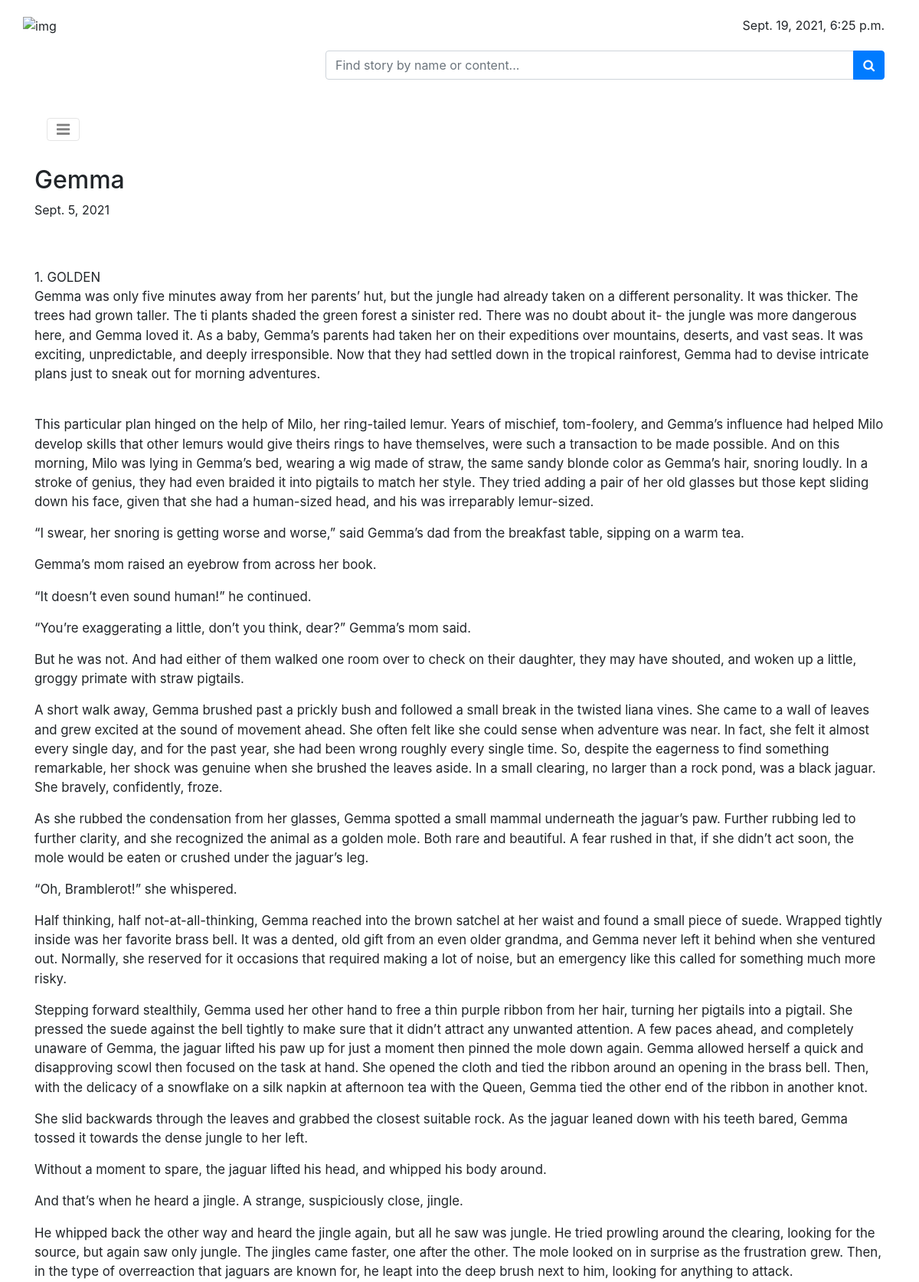
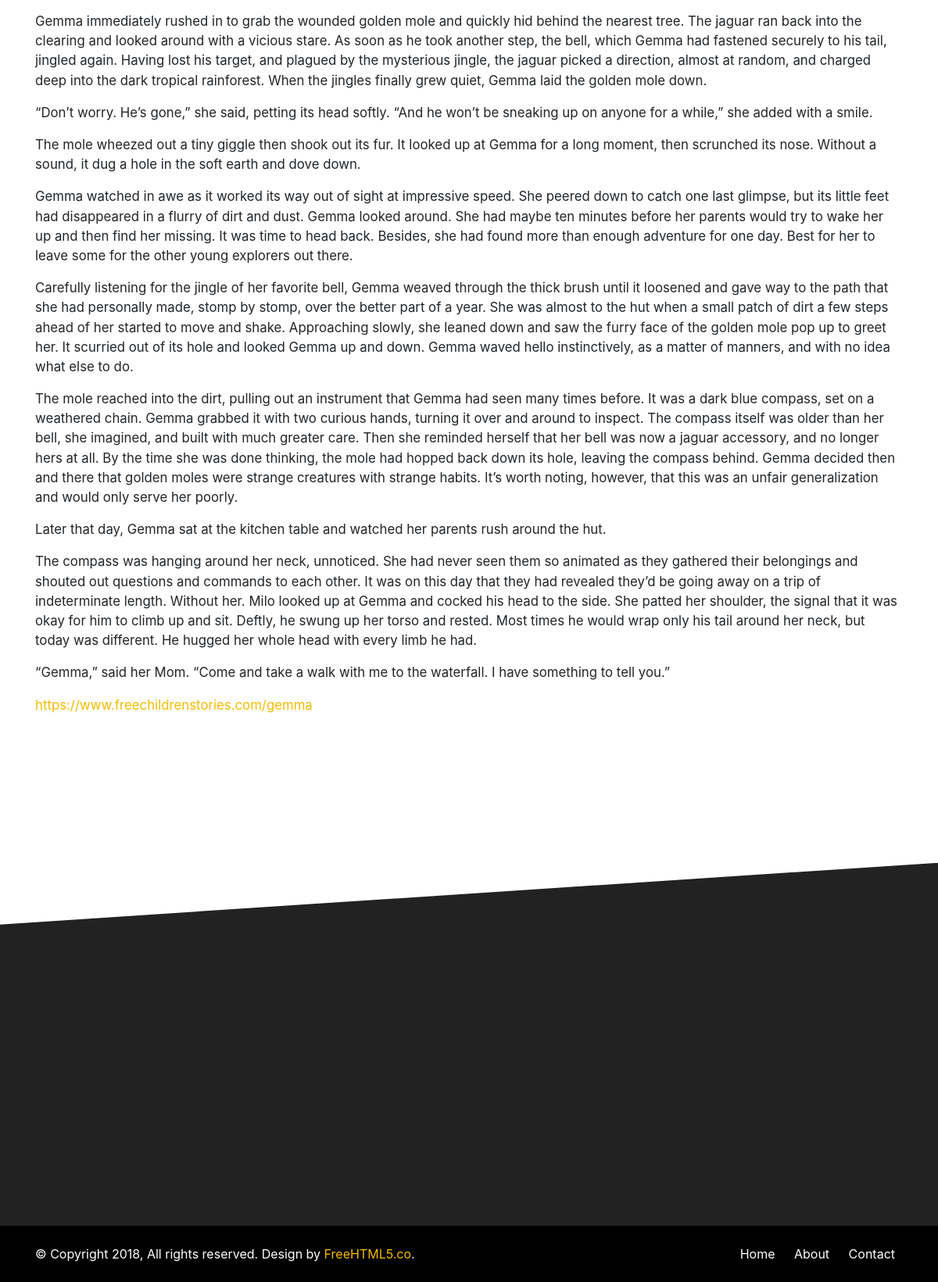
Page /story.html/2/ on the committed database (2 pictures, top to bottom).
### stories/models.py (models this page shows, shortened)
class Story(models.Model):
    category = models.ForeignKey(Category, on_delete=models.PROTECT)
    name = models.CharField(max_length=250, unique=True)
    author = models.CharField(max_length=250)
    url = models.URLField(null=True)
    content = RichTextUploadingField()
    public_day = models.DateField(default=datetime.date.today)
    image = models.ImageField(upload_to="stories/images", default="stories/images/default.jpg")

### stories/views.py (the view)
# urls.py: path('story.html/<int:pk>/', views.story, name='story.html'),
def story(request, pk):
    story_select = Story.objects.get(pk=pk)
    stories = Story.objects.filter(category=story_select.category).order_by("-id")
    context = {'today': now, 'story': story_select, 'stories': stories, 'newest': newest,
               'next_4_newest': next_4_newest, 'newest_4': newest_4, 'most_viewed_stories': most_viewed_stories}
    return render(request, "stories/story.html", context)

### stories/templates/stories/story.html (shortened to what this page needs)
{% extends 'stories/base.html' %}
{% load static %}
{% block content %}
<div id="fh5co-single-content" class="container-fluid pb-4 pt-4 paddding">
    <div class="container paddding">
        <div class="row mx-0">
            <div class="col-md-12 animate-box" data-animate-effect="fadeInLeft">
                <h2>{{ story.name }}</h2>
                <span>{{ story.public_day }}</span>
            </div>
        </div>
    </div>
</div>
<div id="fh5co-single-content" class="container-fluid pb-4 pt-4 paddding">
    <div class="container paddding">
        <div class="row mx-0">
            <div class="col-md-12 animate-box" data-animate-effect="fadeInLeft">
				<p>{{ story.content|safe }}</p>
                <p><a href="{{ story.url }}">{{ story.url }}</a></p>
            </div>
        </div>
    </div>
</div>
<div class="container-fluid pb-4 pt-5">
</div>
{% endblock content %}

### stories/static/stories/css/style_1.css (style rules this page uses)
a,a:hover { color:#f5bc04 }
.paddding { padding-left:0 !important;padding-right:0 !important }
.js .animate-box { opacity:0 }
#fh5co-single-content { z-index:999;background:white }
#fh5co-single-content p,#fh5co-single-content ul li { font-size:1.05rem }

### rows in the picture
Story: name "Gemma", public_day "Sept. 5, 2021", content "1. GOLDEN Gemma was only five minutes away from her parents’ hut, but the jungle had already taken on a different personality. It was thicker. The trees had grown taller. The ti plants shaded the green forest a sinister red. There was no doubt about it- the jungle was more dangerous here, and Gemma loved it. As a baby, Gemma’s parents had taken her on their expeditions over mountains, deserts, and vast seas. It was exciting, unpredictable, and deeply irresponsible. Now that they had settled down in the tropical rainforest, Gemma had to devise intricate plans just to sneak out for morning adventures. This particular plan hinged on the help of Milo, her ring-tailed lemur. Years of mischief,…", url "https://www.freechildrenstories.com/gemma"

### other values in the picture
{{ today }} "Sept. 19, 2021, 6:25 p.m."
